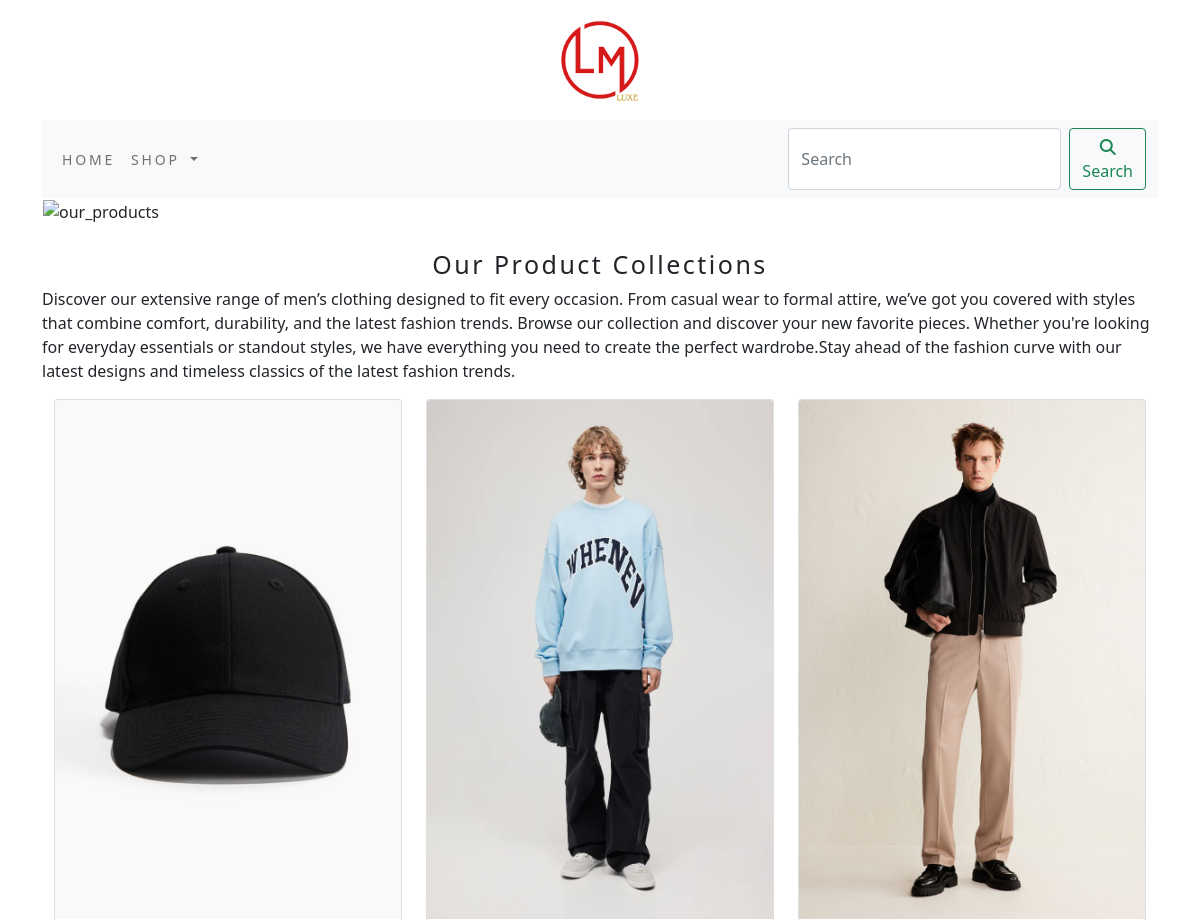
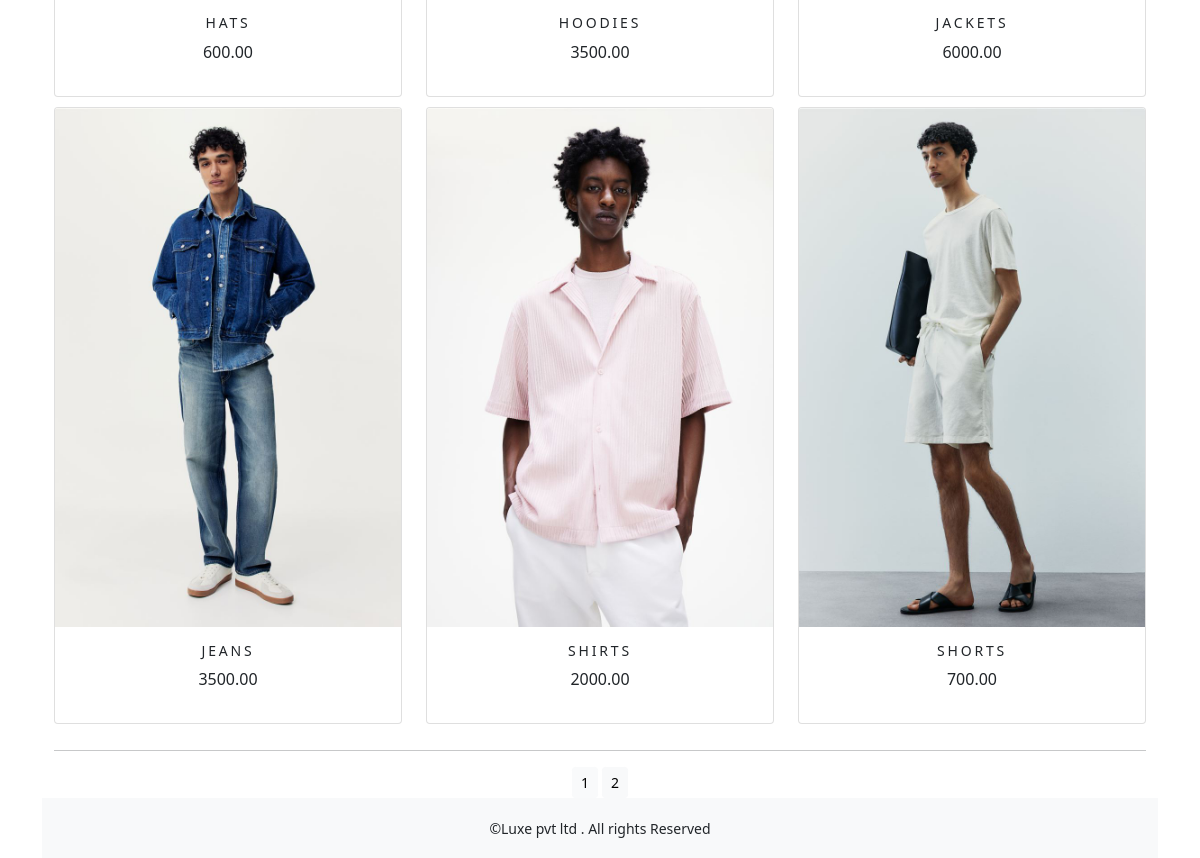
The app's page /shop/ with its own data (2 pictures, top to bottom).
### shop/models.py (models this page shows, shortened)
class Product(models.Model):
    name=models.CharField(max_length=250,unique=True)
    slug=models.SlugField(max_length=250,unique=True)
    description=models.TextField(blank=True)
    price=models.DecimalField(max_digits=10,decimal_places=2)
    category=models.ForeignKey(Category,on_delete=models.CASCADE)
    image = models.ImageField(upload_to='product',blank=True)
    stock=models.IntegerField()
    available=models.BooleanField(default=True)
    created=models.DateTimeField(auto_now_add=True)
    updated=models.DateTimeField(auto_now=True)
    def get_url(self):
        return reverse('shop:prodCatdetail',args=[self.category.slug,self.slug])
    class Meta:
        ordering=('name',)
        verbose_name='product'
        verbose_name_plural='products'

### shop/views.py (the view)
# urls.py: path('', views.allProdCat, name='allProdCat'),
def allProdCat(request, c_slug=None):
    c_page = None
    products_list = None
    if c_slug:
        c_page = get_object_or_404(Category, slug=c_slug)
        products_list = Product.objects.filter(category=c_page, available=True)
    else:
        products_list = Product.objects.filter(available=True)
    paginator = Paginator(products_list, 6)  # 6 products per page
    try:
        page = int(request.GET.get('page', '1'))
    except ValueError:
        page = 1
    try:
        products = paginator.page(page)
    except (EmptyPage, InvalidPage):
        products = paginator.page(paginator.num_pages)
    return render(request, "category.html", {'category': c_page, 'products': products})

### cart/context_processors.py (called while the page is built)
def counter(request):
    item_count=0
    if 'admin' in request.path:
        return {}
    else:
        try:
            cart=Cart.objects.filter(cart_id=_cart_id(request))
            car_items=CartItem.objects.all().filter(cart=cart[:1])
            for cart_item in car_items:
                item_count += cart_item.quantity
        except Cart.DoesNotExist:
            item_count=0
    return  dict(item_count=item_count)

### cart/views.py (called while the page is built)
def _cart_id(request):
    cart = request.session.session_key
    if not cart:
        cart = request.session.create()
    return cart

### shop/context_processors.py (called while the page is built)
def menu_links(requested):
    links=Category.objects.all()
    return dict(links=links)

### shop/models.py (called while the page is built)
    def get_url(self):
        return reverse('shop:products_by_category',args=[self.slug])

### templates/category.html (shortened to what this page needs)
{% extends "base.html" %}
{% load static %}
{% block content %}
<div class="mx_auto">
    {% if category %}
    <img class="my_image" src="{{category.image.url}}" alt="{{category.name}}">
</div>
    <br>
<div>
    <h1 class="text-center my_title">{{category.name</h1>
    <p class="text-justify" >{{category.description}}</p>
</div>
    {% else %}
<div>
    <img class="my_image my_image_padding" src="{% static 'img/banner.jpg' %}" alt="our_products" width="1000px" height="400px" >
</div>
    <br>
<div>
    <h2 class="text-center my_title" > Our Product Collections </h2>
    <p class="text-justify" >Discover our extensive range of men’s clothing designed to fit every occasion. From casual wear to formal attire, we’ve got you covered with styles that combine comfort, durability, and the latest fashion trends.
Browse our  collection and discover your new favorite pieces. Whether you're looking for everyday essentials or standout styles, we have everything you need to create the perfect wardrobe.Stay ahead of the fashion curve with our latest designs and timeless classics of the latest fashion trends.</p>
</div>
    {% endif %}
<div class="container">
    <div class="row mx_auto">
        {% for product in products.object_list %}
        <div class="my_bottom_margin col-9 col-sm-12 col-md-4 col-lg4" >
            <div class="card text-center" style="min-width:18rem;">
                <a href="{{product.get_url}}"> <img class="card-img-top my_image" src="{{product.image.url}}" alt="{{product.name}}"></a>
                <div class="card-body">
                    <h4>{{product.name}} </h4>
                    <p>{{product.price}}</p>
                </div>
            </div>
        </div>
        {% endfor %}
    </div>
    {% if products.paginator.num_pages > 1 %}
    <hr>
    <div class="text-center">
        {% for pg in products.paginator.page_range %}
            <a href="?page={{pg}}" class="btn btn-light btn-sm {% if products.number == pg %} active {% endif %}">{{pg}}</a>
        {% endfor %}
    </div>
        {% endif %}
</div>
{% endblock %}

### templates/base.html (shortened to what this page needs)
{% load static %}
<!DOCTYPE html>
<html lang="en">
<head>
            <link href="{%  static 'css/bootstrap.min.css' %}" rel="stylesheet">
    <link rel="stylesheet" href="{% static 'css/custom.css' %}">
        <link href="https://cdn.jsdelivr.net/npm/bootstrap@5.0.2/dist/css/bootstrap.min.css" rel="stylesheet">
</head>
<body>
<div class="container">
{% include 'header.html' %}
{% include 'nav.html' %}
{% block content %}
{% endblock %}
    </div>
{% include 'footer.html' %}
</body>
</html>

### templates/header.html
{% load static %}
<header>
    <center>
       <a href="{% url 'shop:allProdCat' %}"> </a><img src="{% static 'img/logo.png' %}" alt="logimage" width="100px" height="120px" >
    </center>
</header>

### templates/nav.html (shortened to what this page needs)
<nav class="navbar navbar-expand-lg navbar-light bg-light">
  <div class="container-fluid">
    <div class="collapse navbar-collapse" id="navbarSupportedContent">
      <ul class="navbar-nav me-auto mb-2 mb-lg-0">
        <li class="nav-item">
          <a class="nav-link" href="#">Home</a>
        </li>
        <li class="nav-item dropdown {% if 'shop' in request.path %} active {% endif %}">
          <a class="nav-link dropdown-toggle" href="#" id="navbarDropdown" role="button" data-bs-toggle="dropdown" aria-expanded="false">
           Shop
          </a>
        </li>
      </ul>
      <form class="d-flex" action="{% url 'search_app:SearchResult' %}" method="get">
        <input class="form-control me-2" type="search" placeholder="Search" name="q" aria-label="Search">
        <button class="btn btn-outline-success" type="submit"><i class="fa-solid fa-magnifying-glass"></i>Search</button>
      </form>
    </div>
  </div>
</nav>

### templates/footer.html
<div class="footer navbar-fixed-bottom my_footer">
    <p class="text-center"> &copy;Luxe pvt ltd . All rights Reserved</p>
</div>

### static/css/custom.css (style rules this page uses)
body { font-family: "Raleway", sans-serif; }
.nav-item { letter-spacing : .2em; font-size : 14px; text-transform : uppercase; }
.my_footer { background-color:#f8f9fa; height:60px; }
.my_footer p { padding-top:20px; font-size:14px; }
.my_image { width:100%; height:auto; }
.my_title { font-size:25px; text_transform:uppercase; letter-spacing: .1em; }
.my_image_padding { padding:1px; }
.my_bottom_margin { margin-bottom: 10px; }
.card-body h4 { font-size:14px; text-transform:uppercase; letter-spacing: .2em; }

### records on screen
Product: image (picture), name "HATS", price "600.00"
Product: image (picture), name "HOODIES", price "3500.00"
Product: image (picture), name "JACKETS", price "6000.00"
Product: image (picture), name "JEANS", price "3500.00"
Product: image (picture), name "SHIRTS", price "2000.00"
Product: image (picture), name "SHORTS", price "700.00"

### other values on screen
{{ pg }} "1" "2"
